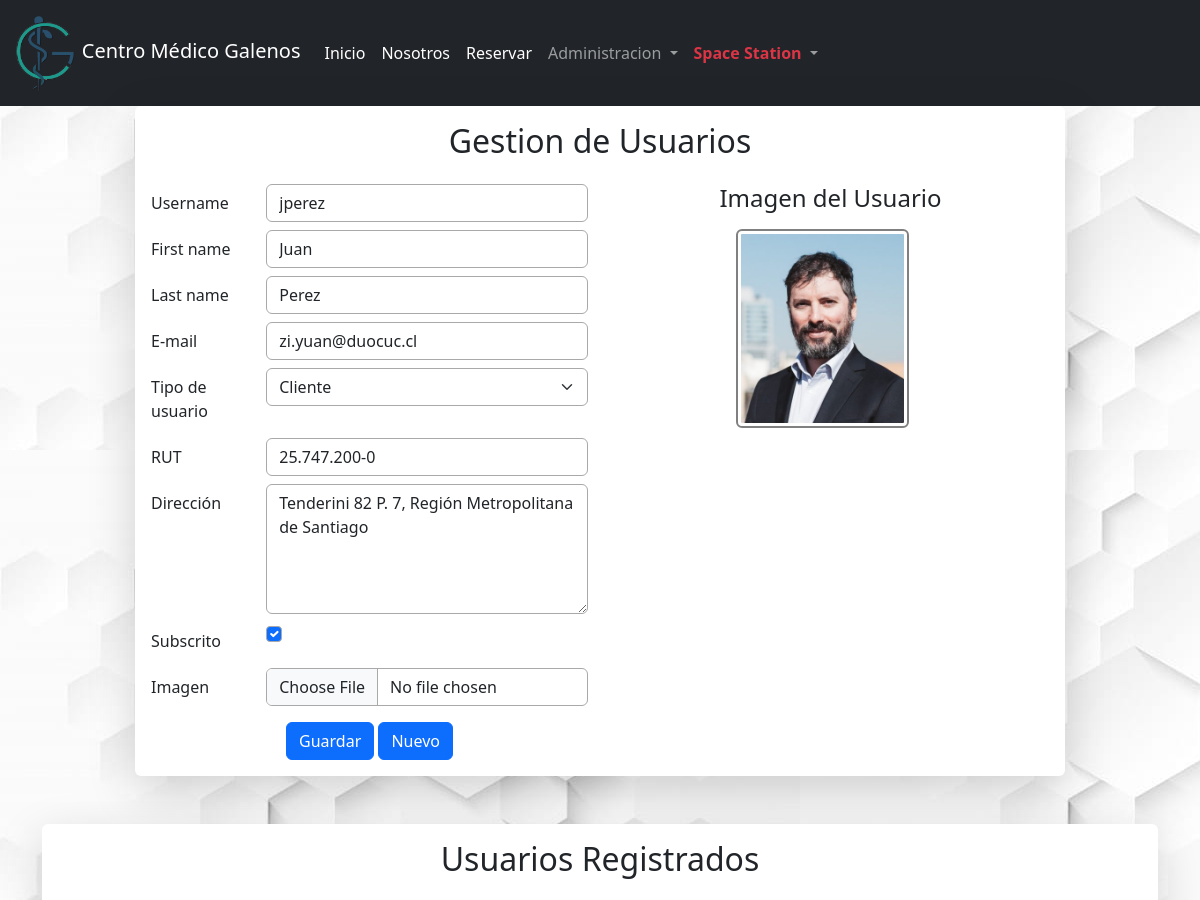
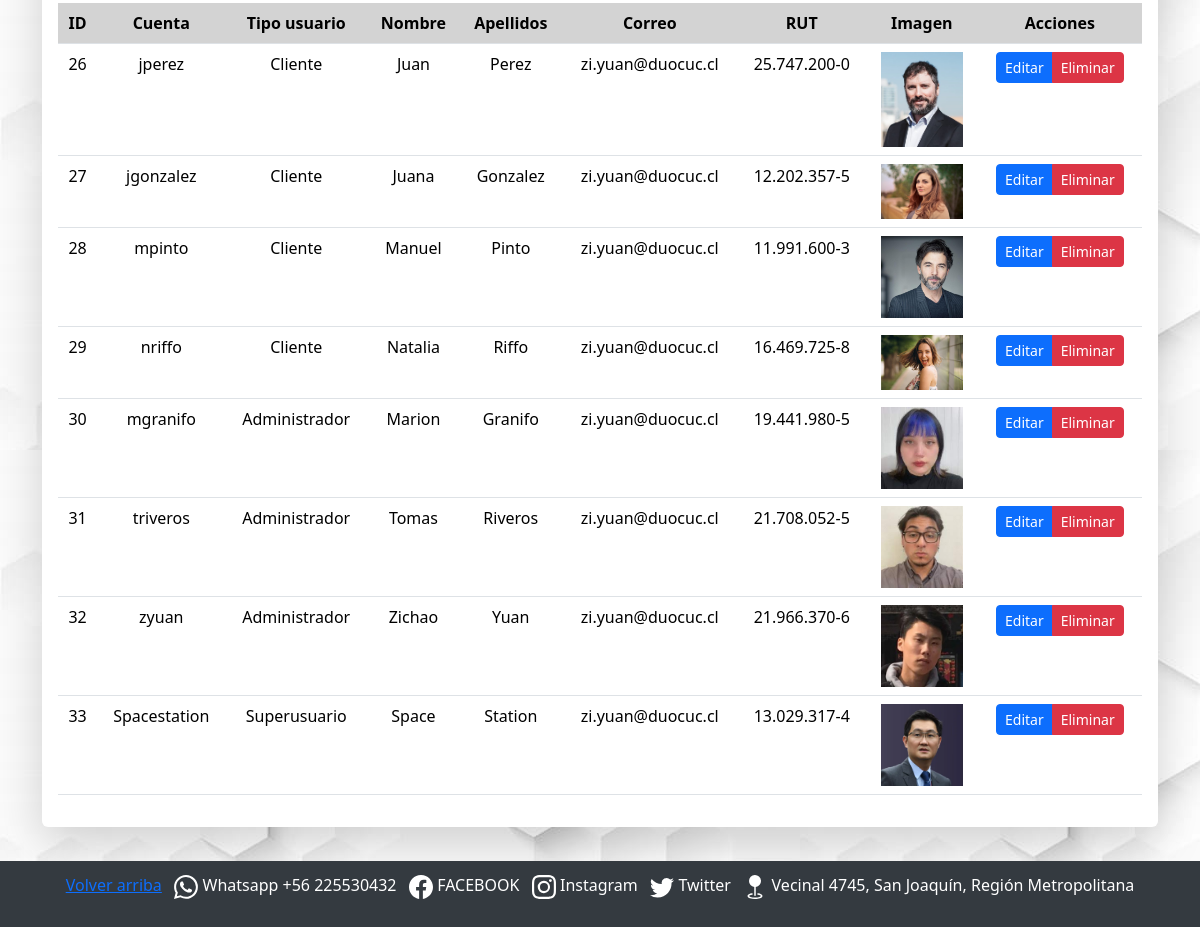
The app's page /usuarios/actualizar/26 (signed in) with its own data (2 pictures, top to bottom).
### core/models.py (models this page shows, shortened)
class Perfil(models.Model):
    USUARIO_CHOICES = [
        ('Cliente', 'Cliente'),
        ('Medico', 'Medico'),
        ('Administrador', 'Administrador'),
        ('Superusuario', 'Superusuario'),
    ]
    usuario = models.OneToOneField(User, on_delete=models.CASCADE)
    tipo_usuario = models.CharField(
        choices=USUARIO_CHOICES,
        max_length=50,
        blank=False,
        null=False,
        verbose_name='Tipo de usuario'
    )
    rut = models.CharField(max_length=15, blank=False, null=False, verbose_name='RUT')
    direccion = models.CharField(max_length=800, blank=False, null=False, verbose_name='Dirección')
    subscrito = models.BooleanField(default=False)
    imagen = models.ImageField(upload_to='perfiles/', blank=False, null=False, verbose_name='Imagen')
    class Meta:
        db_table = 'Perfil'
        verbose_name = "Perfil de usuario"
        verbose_name_plural = "Perfiles de usuarios"
        ordering = ['tipo_usuario']

### core/views.py (the view, shortened to what this page needs)
# urls.py: path('usuarios/<accion>/<id>', usuarios, name='usuarios'),
@user_passes_test(es_personal_autenticado_y_activo)
def usuarios(request, accion, id):
    usuario = User.objects.get(id=id) if int(id) > 0 else None
    perfil = usuario.perfil if usuario else None
    if request.method == 'GET':
        if accion == 'eliminar':
            eliminado, mensaje = eliminar_registro(User, id)
            messages.success(request, mensaje)
            return redirect(usuarios, 'crear', '0')
        else:
            form_usuario = UsuarioForm(instance=usuario)
            form_perfil = PerfilForm(instance=perfil)
    context = {
        'form_usuario': form_usuario,
        'form_perfil': form_perfil,
        'usuarios': User.objects.all(),
    }
    return render(request, 'core/usuarios.html', context)

### core/forms.py
class UsuarioForm(ModelForm):
   class Meta:
        model = User
        fields = ('username', 'first_name', 'last_name', 'email')
        labels = {
            'email': 'E-mail',
        }

class PerfilForm(ModelForm):
    class Meta:
        model = Perfil
        fields = ('tipo_usuario', 'rut', 'direccion', 'subscrito', 'imagen')
        widgets = {
            'direccion': forms.Textarea(attrs={'rows': 2}),
            'imagen': forms.FileInput(attrs={'style': 'displaynone;'}),
        }

### core/context_processors.py (called while the page is built, shortened)
def obtener_datos_usuario(request):
    first_name = ''
    last_name = ''
    if request.user.is_authenticated:
        usuario = User.objects.get(pk=request.user.pk)
        first_name = usuario.first_name
        last_name = usuario.last_name
    return first_name, last_name

def get_and_clean_session_variable(request, name):
    value = ''
    if name in request.session:
        value = request.session.get(name)
        request.session[name] = ''
    return value

def obtener_mensajes(request):
    html_messages = ''
    tipo_mensajes = []
    lista_mensajes = list(messages.get_messages(request))
    html_form_errors = get_and_clean_session_variable(request, 'backend_html_form_errors')
    titulo = html_form_errors != '' or len(lista_mensajes) > 1
    mensajes = SafeString(html_messages + html_form_errors)
    tipo_mensaje = ''
    if html_form_errors != '' or 'error' in tipo_mensajes:
        tipo_mensaje = 'error'
    elif 'success' in tipo_mensajes:
        tipo_mensaje = 'success'
    elif 'info' in tipo_mensajes:
        tipo_mensaje = 'info'
    return mensajes, tipo_mensaje

def global_render(request):
    first_name, last_name = obtener_datos_usuario(request)
    mensajes, tipo_mensaje = obtener_mensajes(request)
    return {
        'first_name': first_name,
        'last_name': last_name,
        'backend_messages': mensajes,
        'backend_message_type': tipo_mensaje,
    }

### core/templatetags/custom_filters.py (called while the page is built)
@register.filter(is_safe=True)
def as_bootstrap_form(form, args=''):
    form_html = ''
    for field in form:
        form_html += as_bootstrap_field(field, args)
    return SafeString(form_html)

### core/views.py (called while the page is built)
def es_personal_autenticado_y_activo(user):
    return (user.is_staff or user.is_superuser) and user.is_authenticated and user.is_active

### core/templates/core/usuarios.html (shortened to what this page needs)
{% extends 'core/base.html' %}
{% load static %}
{% load custom_filters %}
{% block content %}
<div class="container">
  <div class="col-12 col-md-12 col-lg-10 mx-auto">
    <div class="card border-0 shadow-lg">
      <div class="card-body">
        <h2 class="card-title text-center mb-4">Gestion de Usuarios</h2>
        <form id="form-usuarios" method="POST" enctype="multipart/form-data">
          <div class="row">
            <div class="col-md-6">
              <div class="mb-3">
                {{ form_usuario|as_bootstrap_form }}
                {{ form_perfil|as_bootstrap_form }}
              </div>
              <div class="text-center">
                <button type="submit" class="btn btn-primary btn-md">Guardar</button>
                <a href="{% url 'usuarios' 'crear' '0' %}" class="btn btn-primary btn-md">Nuevo</a>
              </div>
            </div>
            <div class="col-md-6">
              <div class="mb-3 text-center">
                <h4 class="mb-3">Imagen del Usuario</h4>
                {% if form_perfil.imagen.value %}
                  <img id="cuadro-imagen" src="/media/{{ form_perfil.imagen.value }}" class="img-thumbnail me-3" style="max-width: 250px; height: auto; object-fit: cover;">
                {% else %}
                  <img id="cuadro-imagen" src="{% static 'core/img/sin-imagen.png' %}" class="img-thumbnail me-3" style="max-width: 250px; height: auto; object-fit: cover;">
                {% endif %}
              </div>
            </div>
          </div>
        </form>
      </div>
    </div>
  </div>
</div>
<div class="container mt-5">
  <div class="row justify-content-center">
    <div class="col-12">
      <div class="card border-0 shadow-lg card-usuarios-registrados">
        <div class="card-body">
          <h2 class="text-center mb-4">Usuarios Registrados</h2>
          <div class="table-responsive">
            <table id="tabla-principal" class="table table-hover text-center">
              <thead>
                <tr>
                  <th>ID</th>
                  <th>Cuenta</th>
                  <th>Tipo usuario</th>
                  <th>Nombre</th>
                  <th>Apellidos</th>
                  <th>Correo</th>
                  <th>RUT</th>
                  <th>Imagen</th>
                  <th>Acciones</th>
                </tr>
              </thead>
              <tbody>
                {% for usuario in usuarios %}
                <tr>
                  <td>{{usuario.id}}</td>
                  <td>{{usuario.username }}</td>
                  <td>{{usuario.perfil.tipo_usuario}}</td>
                  <td>{{usuario.first_name}}</td>
                  <td>{{usuario.last_name }}</td>
                  <td>{{usuario.email }}</td>
                  <td>{{usuario.perfil.rut}}</td>
                  <td>
                    {% if usuario.perfil.imagen %}
                      <img src="/media/{{ usuario.perfil.imagen }}" class="usuario-sm img-fluid" style="max-width: 100px;" alt="">
                    {% else %}
                      <img src="{% static 'core/img/sin-imagen.png' %}" class="usuario-sm img-fluid" style="max-width: 100px;" alt="Sin imagen">
                    {% endif %}
                  </td>
                  <td>
                    <div class="btn-group">
                      <a href="{% url 'usuarios' 'actualizar' usuario.id %}" class="btn btn-primary btn-sm">Editar</a>
                      <a href="{% url 'usuarios' 'eliminar' usuario.id %}" class="btn btn-danger btn-sm">Eliminar</a>
                    </div>
                  </td>
                </tr>
                {% endfor %}
              </tbody>
            </table>
          </div>
        </div>
      </div>
    </div>
  </div>
</div>
{% endblock content %}
{% block script %}
<link rel="stylesheet" href="{% static 'core/css/nosotros.css' %}">
{% endblock script %}

### core/templates/core/base.html (shortened to what this page needs)
{% load static %}
<!DOCTYPE html>
<html lang="es">
<head>
    <link rel="stylesheet" href="https://cdnjs.cloudflare.com/ajax/libs/font-awesome/6.5.2/css/all.min.css"
 />
    <link type="text/css" rel="stylesheet" href="https://cdn.jsdelivr.net/npm/bootstrap@5.3.0/dist/css/bootstrap.min.css" />
    <link type="text/css" rel="stylesheet" href="https://cdn.datatables.net/1.13.4/css/dataTables.bootstrap5.min.css" />
    <link type="text/css" rel="stylesheet" href="https://cdnjs.cloudflare.com/ajax/libs/animate.css/4.1.1/animate.min.css" />
    <link type="text/css" rel="stylesheet" href="{% static 'core/css/style.css' %}">
    <link type="text/css" rel="stylesheet" href="{% static 'core/css/page-layout.css' %}">
    <link rel="stylesheet" href="{% static 'core/css/base.css' %}">
    <link
      href="https://cdn.jsdelivr.net/npm/bootstrap@5.3.3/dist/css/bootstrap.min.css"
      rel="stylesheet"
/>
</head>
<body class="main-body">
  <header id="header">
    <nav class="navbar navbar-expand-lg navbar-dark bg-dark">
      <div class="container-fluid">
        <a class="navbar-brand" href="{% url 'inicio' %}">
            <img class="logo" src="{% static 'core/img/galenos.png' %}" style="height: 80px" alt="" /> Centro Médico Galenos
          </a>
        <div class="collapse navbar-collapse" id="navbarSupportedContent">
          <ul class="navbar-nav me-auto mb-2 mb-lg-0">
            <li class="nav-item">
              <a class="nav-link active" aria-current="page" href="{% url 'inicio' %}"> Inicio </a>
            </li>
            <li class="nav-item">
              <a class="nav-link active" aria-current="page" href="{% url 'nosotros' %}"> Nosotros </a>
            </li>
            <li class="nav-item">
              <a class="nav-link active" aria-current="page" href="{% url 'reservar_cita' %}"> Reservar </a>
            </li>
            {% if user.is_authenticated and user.is_staff and user.is_active or user.is_authenticated and user.is_superuser and user.is_active %}
              <li class="nav-item dropdown">
                <a class="nav-link dropdown-toggle" href="#" role="button" data-bs-toggle="dropdown"
                    aria-expanded="false">
                  Administracion
                </a>
              </li>
            {% endif %}
            {% if user.is_authenticated %}
              <li class="nav-item dropdown">
                <a class="nav-link dropdown-toggle" href="#" role="button" data-bs-toggle="dropdown"
                    aria-expanded="false" href="{% url 'ingresar' %}">
                  {% if user.is_superuser %}
                    <span class="text-danger fw-bold">
                  {% elif user.is_staff %}
                    <span class="text-success fw-bold">
                  {% else %}
                    <span>
                  {% endif %}
                    {{ first_name }} {{ last_name }}
                  </span>
                </a>
                  {% endif %}
              </li>
          </ul>
        </div>
      </div>
    </nav>
  <div class="content m-0 pagelayout-2">
    {% block content %}
    {% endblock content %}
  </div>
  <footer>
    <div>
      <p>
        <a href="#">Volver arriba</a>
        Whatsapp +56 225530432
        &nbsp;
        FACEBOOK
        &nbsp;
        Instagram
        &nbsp;
        Twitter
        &nbsp;
        Vecinal 4745, San Joaquín, Región Metropolitana
      </p>
    </div>
  </footer>
    {% block script %}
    {% endblock script %}
</body>
</html>

### core/static/core/css/style.css (style rules this page uses)
th { vertical-align: top; background-color: lightgray !important; }
input, textarea, select { border-color: darkgray !important; }
body { position: relative; padding-bottom: 100px; }

### core/static/core/css/base.css (style rules this page uses)
.usuario-sm { width: 82px; height: 70px; }
#cuadro-imagen { max-width: 236px; max-height: 199px; padding: 3px; border: 2px solid gray; }
#id_direccion { height: 130px; }
footer { width: 100%; background-color: #343a40; color: white; text-align: center; padding: 1%; position: fixed; bottom: 0; left: 0; }
footer svg { width: 1.5em; height: 1.5em; vertical-align: middle; margin: 0 0px; }
.content { margin-bottom: 10px; }

### core/static/core/css/nosotros.css (style rules this page uses)
body { background-image: url('/static/core/img/nosotros.jpg'); }

### records on screen
Perfil: tipo_usuario "Cliente", rut "25.747.200-0", direccion "Tenderini 82 P. 7, Región Metropolitana de Santiago", subscrito "☑", imagen.value (picture)

### other values on screen
{{ first_name }} "Space"
{{ last_name }} "Station"
{{ usuario.id }} "26"
{{ usuario.username }} "jperez"
{{ usuario.perfil.tipo_usuario }} "Cliente"
{{ usuario.first_name }} "Juan"
{{ usuario.last_name }} "Perez"
{{ usuario.email }} "zi.yuan@duocuc.cl"
{{ usuario.perfil.rut }} "25.747.200-0"
{{ usuario.id }} "27"
{{ usuario.username }} "jgonzalez"
{{ usuario.first_name }} "Juana"
{{ usuario.last_name }} "Gonzalez"
{{ usuario.perfil.rut }} "12.202.357-5"
{{ usuario.id }} "28"
